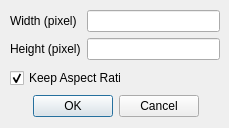
<?xml version="1.0" encoding="UTF-8"?>
<ui version="4.0">
 <class>DialogResize</class>
 <widget class="QDialog" name="DialogResize">
  <property name="geometry">
   <rect>
    <x>0</x>
    <y>0</y>
    <width>229</width>
    <height>128</height>
   </rect>
  </property>
  <property name="windowTitle">
   <string>Dialog</string>
  </property>
  <widget class="QDialogButtonBox" name="buttonBox">
   <property name="geometry">
    <rect>
     <x>10</x>
     <y>90</y>
     <width>211</width>
     <height>32</height>
    </rect>
   </property>
   <property name="orientation">
    <enum>Qt::Horizontal</enum>
   </property>
   <property name="standardButtons">
    <set>QDialogButtonBox::Cancel|QDialogButtonBox::Ok</set>
   </property>
   <property name="centerButtons">
    <bool>true</bool>
   </property>
  </widget>
  <widget class="QCheckBox" name="checkBox_keepAspect">
   <property name="geometry">
    <rect>
     <x>10</x>
     <y>70</y>
     <width>111</width>
     <height>16</height>
    </rect>
   </property>
   <property name="text">
    <string>Keep Aspect Ratio</string>
   </property>
   <property name="checked">
    <bool>true</bool>
   </property>
  </widget>
  <widget class="QWidget" name="">
   <property name="geometry">
    <rect>
     <x>10</x>
     <y>10</y>
     <width>210</width>
     <height>50</height>
    </rect>
   </property>
   <layout class="QHBoxLayout" name="horizontalLayout">
    <item>
     <layout class="QVBoxLayout" name="verticalLayout">
      <item>
       <widget class="QLabel" name="label">
        <property name="text">
         <string>Width (pixel)</string>
        </property>
       </widget>
      </item>
      <item>
       <widget class="QLabel" name="label_2">
        <property name="text">
         <string>Height (pixel)</string>
        </property>
       </widget>
      </item>
     </layout>
    </item>
    <item>
     <layout class="QVBoxLayout" name="verticalLayout_2">
      <item>
       <widget class="QLineEdit" name="lineEdit_resizeW">
        <property name="inputMethodHints">
         <set>Qt::ImhDigitsOnly</set>
        </property>
        <property name="maxLength">
         <number>4</number>
        </property>
       </widget>
      </item>
      <item>
       <widget class="QLineEdit" name="lineEdit_resizeH">
        <property name="inputMethodHints">
         <set>Qt::ImhDigitsOnly</set>
        </property>
        <property name="maxLength">
         <number>4</number>
        </property>
       </widget>
      </item>
     </layout>
    </item>
   </layout>
  </widget>
 </widget>
 <resources/>
 <connections>
  <connection>
   <sender>buttonBox</sender>
   <signal>accepted()</signal>
   <receiver>DialogResize</receiver>
   <slot>accept()</slot>
   <hints>
    <hint type="sourcelabel">
     <x>248</x>
     <y>254</y>
    </hint>
    <hint type="destinationlabel">
     <x>157</x>
     <y>274</y>
    </hint>
   </hints>
  </connection>
  <connection>
   <sender>buttonBox</sender>
   <signal>rejected()</signal>
   <receiver>DialogResize</receiver>
   <slot>reject()</slot>
   <hints>
    <hint type="sourcelabel">
     <x>316</x>
     <y>260</y>
    </hint>
    <hint type="destinationlabel">
     <x>286</x>
     <y>274</y>
    </hint>
   </hints>
  </connection>
 </connections>
</ui>
